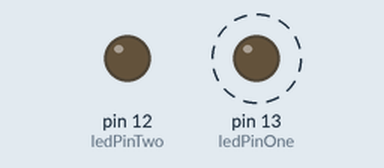
Recording of a sketch running on a simulated Arduino Uno, built with avr-gcc and run on an emulated ATmega328P. Parts: output pins drawn as LEDs (lit = HIGH). Dashed ring = blinking.

Above: at 0.15 s.
At 2.55 s:
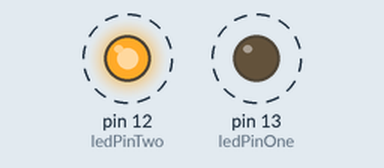
Timing chart, 0 to 3.0 s (numbered marks = the images above):
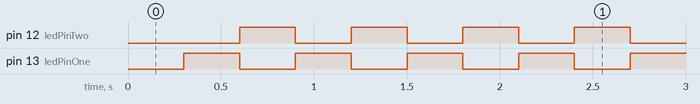

Measured:
- by itself, pin 12 (ledPinTwo), pin 13 (ledPinOne): alternates HIGH for 0.30 s and LOW for 0.30 s

The sketch:

led_blink_without_delay.ino
```cpp
const int ledPinOne = LED_BUILTIN;
const int ledPinTwo = 12;

int ledState = LOW;
int ledStateTwo = HIGH;

unsigned long prevMillis = 0;

const int interval = 300; //Milliseconds

void setup() {
  // put your setup code here, to run once:
  pinMode(ledPinOne, OUTPUT);
  pinMode(ledPinTwo, OUTPUT);
}

void loop() {
  // put your main code here, to run repeatedly:
  unsigned long currentMillis = millis();
  if(currentMillis - prevMillis >= interval){
    if(ledState){
      ledState = LOW;
      ledStateTwo = HIGH;
    } else {
      ledState = HIGH;
      ledStateTwo = LOW;
    }
    prevMillis = currentMillis;
    digitalWrite(ledPinOne, ledState);
    digitalWrite(ledPinTwo, ledStateTwo);
  }

}
```
